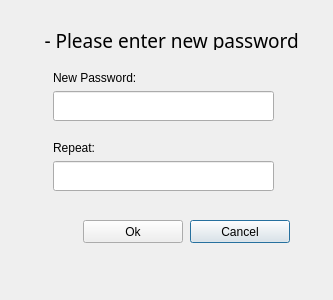
<?xml version="1.0" encoding="UTF-8"?>
<ui version="4.0">
 <class>Dialog</class>
 <widget class="QDialog" name="Dialog">
  <property name="geometry">
   <rect>
    <x>0</x>
    <y>0</y>
    <width>333</width>
    <height>300</height>
   </rect>
  </property>
  <property name="windowTitle">
   <string>Dialog</string>
  </property>
  <widget class="QPushButton" name="cancel_btn">
   <property name="geometry">
    <rect>
     <x>190</x>
     <y>220</y>
     <width>100</width>
     <height>23</height>
    </rect>
   </property>
   <property name="minimumSize">
    <size>
     <width>100</width>
     <height>0</height>
    </size>
   </property>
   <property name="maximumSize">
    <size>
     <width>100</width>
     <height>16777215</height>
    </size>
   </property>
   <property name="text">
    <string>Cancel</string>
   </property>
  </widget>
  <widget class="QLineEdit" name="pass2_txt">
   <property name="geometry">
    <rect>
     <x>53</x>
     <y>161</y>
     <width>221</width>
     <height>30</height>
    </rect>
   </property>
   <property name="minimumSize">
    <size>
     <width>0</width>
     <height>30</height>
    </size>
   </property>
   <property name="echoMode">
    <enum>QLineEdit::Normal</enum>
   </property>
  </widget>
  <widget class="QLabel" name="label_3">
   <property name="geometry">
    <rect>
     <x>53</x>
     <y>140</y>
     <width>289</width>
     <height>15</height>
    </rect>
   </property>
   <property name="maximumSize">
    <size>
     <width>16777215</width>
     <height>15</height>
    </size>
   </property>
   <property name="text">
    <string>Repeat:</string>
   </property>
  </widget>
  <widget class="QPushButton" name="ok_btn">
   <property name="geometry">
    <rect>
     <x>83</x>
     <y>220</y>
     <width>100</width>
     <height>23</height>
    </rect>
   </property>
   <property name="minimumSize">
    <size>
     <width>100</width>
     <height>0</height>
    </size>
   </property>
   <property name="maximumSize">
    <size>
     <width>100</width>
     <height>16777215</height>
    </size>
   </property>
   <property name="sizeIncrement">
    <size>
     <width>70</width>
     <height>0</height>
    </size>
   </property>
   <property name="text">
    <string>Ok</string>
   </property>
  </widget>
  <widget class="QLineEdit" name="pass1_txt">
   <property name="geometry">
    <rect>
     <x>53</x>
     <y>91</y>
     <width>221</width>
     <height>30</height>
    </rect>
   </property>
   <property name="minimumSize">
    <size>
     <width>0</width>
     <height>30</height>
    </size>
   </property>
   <property name="echoMode">
    <enum>QLineEdit::Normal</enum>
   </property>
  </widget>
  <widget class="QLabel" name="label">
   <property name="geometry">
    <rect>
     <x>10</x>
     <y>30</y>
     <width>289</width>
     <height>20</height>
    </rect>
   </property>
   <property name="minimumSize">
    <size>
     <width>0</width>
     <height>20</height>
    </size>
   </property>
   <property name="maximumSize">
    <size>
     <width>16777215</width>
     <height>20</height>
    </size>
   </property>
   <property name="font">
    <font>
     <family>Franklin Gothic Book</family>
     <pointsize>14</pointsize>
    </font>
   </property>
   <property name="text">
    <string>       - Please enter new password -</string>
   </property>
  </widget>
  <widget class="QLabel" name="label_2">
   <property name="geometry">
    <rect>
     <x>53</x>
     <y>70</y>
     <width>289</width>
     <height>15</height>
    </rect>
   </property>
   <property name="maximumSize">
    <size>
     <width>16777215</width>
     <height>15</height>
    </size>
   </property>
   <property name="text">
    <string>New Password:</string>
   </property>
  </widget>
 </widget>
 <resources/>
 <connections/>
</ui>
